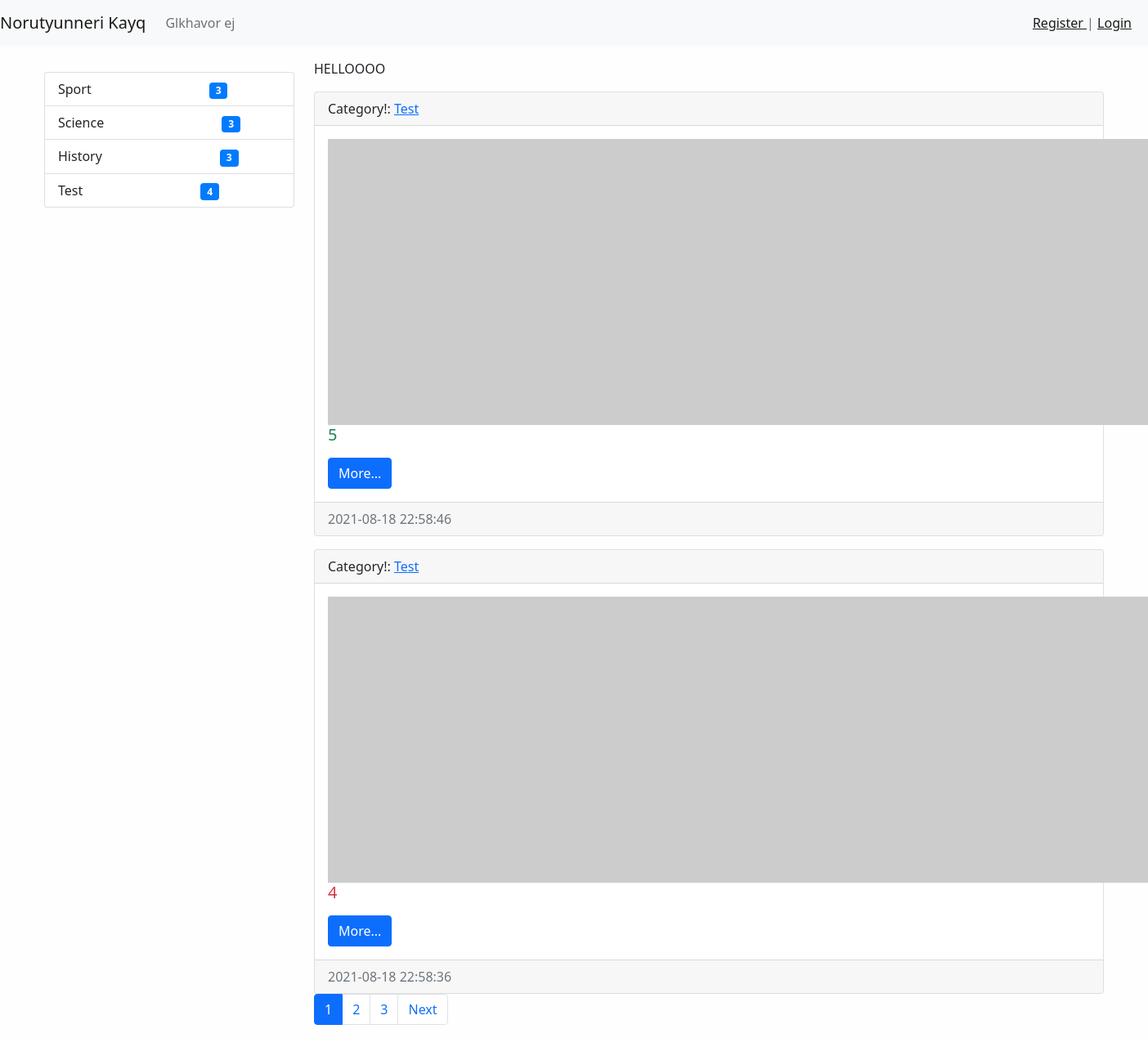
The page / on the database its author committed.
### news/models.py (models this page shows, shortened)
class Category(models.Model):
    title = models.CharField(max_length=150, db_index=True, verbose_name='CATEGORYI ANUN')
    def get_absolute_url(self):
        return reverse('category', kwargs={"category_id": self.pk})
    def __str__(self):
        return self.title
    class Meta:
        verbose_name = "Category"
        verbose_name_plural = "Categoryner"
        ordering = ['title']

class News(models.Model):
    title = models.CharField(max_length=150, verbose_name="ANUN")
    content = models.TextField(blank=True)
    created_at = models.DateTimeField(auto_now_add=True, verbose_name='STEGHTSVEL E')
    updated_at = models.DateTimeField(auto_now=True, verbose_name='POPOKHVEL E')
    photo = models.ImageField(upload_to='photos/%Y/%m/%d/', blank=True)
    is_published = models.BooleanField(default=True, verbose_name='HRATARAKVEL E')
    category = models.ForeignKey('Category', on_delete=models.PROTECT, related_name='get_news')
    views = models.IntegerField(default=0)
    def get_absolute_url(self):
        return reverse('view_news', kwargs={"pk": self.pk})
    class Meta:
        verbose_name = "Norutyun"  # entavernagira tsarayum(or` add news-y darav add Norutyun...)
        verbose_name_plural = "Norutyunner"  # sa el hognakii depqum(inchin -s er avelacnum` sa kdarna)
        ordering = ['-created_at']  # ev adminki ev modeli sort. hertakanutyuny kpokhvi

### news/views.py (the view)
# urls.py: path('', HomeNews.as_view(), name='home'),
class HomeNews(MyMixin, ListView):
    model = News
    template_name = 'news/home_news_list.html'
    context_object_name = 'news'
    mixin_prop = 'Helloooo'
    paginate_by = 2
    def get_context_data(self, *, object_list=None, **kwargs):
        context = super().get_context_data(**kwargs)
        context['title'] = self.get_upper('Glkhavor')
        context['mixin_prop'] = self.get_prop()
        return context
    def get_queryset(self):
        return News.objects.filter(is_published=True)

### news/templatetags/news_tags.py (called while the page is built)
@register.inclusion_tag('news/list-categories.html')
def show_categories(arg1="hello", arg2="world"):
    categories = Category.objects.annotate(cnt=Count("get_news", filter=F('get_news__is_published'))).filter(cnt__gt=0)
    return {"categories": categories, "arg1": arg1, "arg2": arg2}

### news/utils.py (called while the page is built)
    def get_prop(self):
        return self.mixin_prop.upper()

    def get_upper(self, st):
        if isinstance(st, str):
            return st.upper()
        else:
            return st.title.upper()

### news/templates/news/home_news_list.html (shortened to what this page needs)
{% extends 'base.html' %}
{% block sidebar %}
    {% include 'inc/_sidebar.html' %}
{% endblock %}
{% block content %}
{{ mixin_prop }}
{% for item in news %}
<div class="card mt-3">
    <div class="card-header">
        Category!: <a href="{{ item.category.get_absolute_url }}"> {{ item.category }} </a>
    </div>
    <div class="card-body">
        <div class="media">
            {% if item.photo %}
            <img alt="" class="mr-3" src="{{ item.photo.url }}" width="350">
            {% else %}
            <img alt="" class="mr-3" src="https://picsum.photos/id/1050/350/235">
            {% endif %}
            <div class="media-body">
                <h5 class="card-title {% cycle  'text-success' 'text-danger'%} ">{{ item.title }}</h5>
                <a class="btn btn-primary" href="{{ item.get_absolute_url }}">More...</a>
            </div>
        </div>
    </div>
    <div class="card-footer text-muted">
        {{ item.created_at|date:'Y-m-d H:i:s' }}
    </div>
</div>
{% empty %}
<p> Oops... There is no data... </p>
{% lorem 3 p %}
{% endfor %}
{% endblock %}

### news/templates/news/list-categories.html (shortened to what this page needs)
<div class="list-group">
    {% for item in categories %}
    <a class="list-group-item list-group-item-action" href="{{ item.get_absolute_url }}">
        {{ item.title }} <span class="badge badge-primary badge-pill"
                               style="background-color: #007bff;color: white;margin-left: 140px;">{{ item.cnt }}</span></a>
    {% endfor %}
</div>

### mysite/static/css/style.css (style rules this page uses)
body { background-color: #fefefe; }

### rows shown on the page
Category: title "Sport", cnt "3"
Category: title "Science", cnt "3"
Category: title "History", cnt "3"
Category: title "Test", cnt "4"
News: category "Test", title "5", created_at "2021-08-18 22:58:46"
News: category "Test", title "4", created_at "2021-08-18 22:58:36"

### other values the page prints
{{ mixin_prop }} "HELLOOOO"
{{ p }} "1"
{{ p }} "2" "3"
